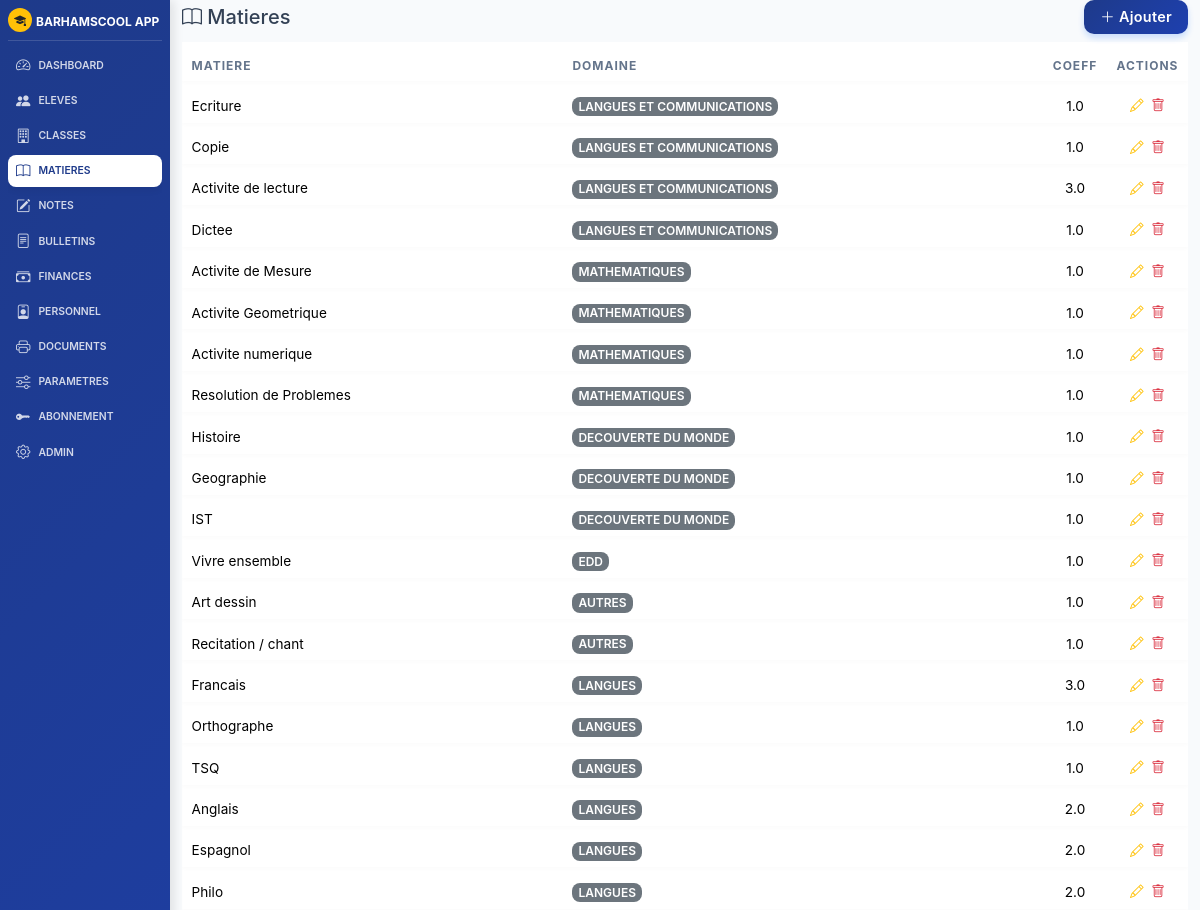
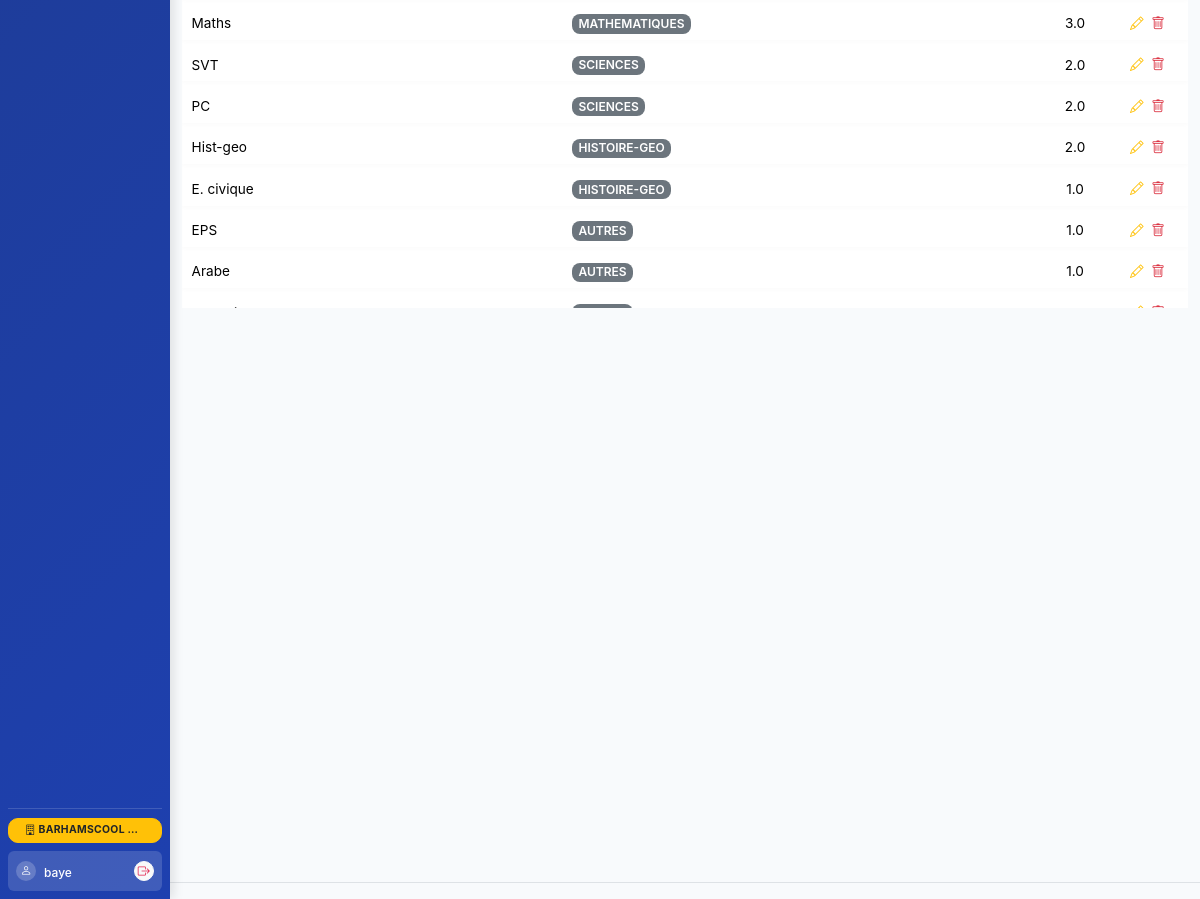
Screenshot of /matieres (signed in) with the database file from the repository (2 pictures, top to bottom).
### models.py (models this page shows, shortened)
class Ecole(db.Model):
    id = db.Column(db.Integer, primary_key=True)
    nom = db.Column(db.String(200), default='BARHAMSCOOL APP')
    identifiant = db.Column(db.String(50), unique=True, nullable=True)
    adresse = db.Column(db.String(300), default='ZAC MBAO CITE CAPEC')
    tel = db.Column(db.String(100), default='338369035-772601310-777385032')
    annee_scolaire = db.Column(db.String(20), default='2024-2025')
    zone = db.Column(db.String(100), default='RUFISQUE')
    dev = db.Column(db.String(200), default='Abdou Diatta - Barham Informatique')
    email = db.Column(db.String(150), default='')
    type_ecole = db.Column(db.String(100), default='')
    directeur = db.Column(db.String(150), default='')
    chef_etablissement = db.Column(db.String(150), default='')
    slogan = db.Column(db.String(300), default='')
    autorisation = db.Column(db.String(100), default='')
    code_etablissement = db.Column(db.String(50), default='')
    ia = db.Column(db.String(100), default='')
    ief = db.Column(db.String(100), default='')
    session_timeout = db.Column(db.Integer, default=30)  # en minutes
    max_login_attempts = db.Column(db.Integer, default=5)
    lockout_duration = db.Column(db.Integer, default=15)  # en minutes
    ip_whitelist = db.Column(db.Text, default='')  # IPs autorisées (séparées par virgule)
    smtp_server = db.Column(db.String(150), default='')
    smtp_port = db.Column(db.Integer, default=587)
    smtp_user = db.Column(db.String(150), default='')
    smtp_password = db.Column(db.String(150), default='')
    smtp_use_tls = db.Column(db.Boolean, default=True)
    email_expediteur = db.Column(db.String(150), default='')

class User(UserMixin, db.Model):
    id = db.Column(db.Integer, primary_key=True)
    username = db.Column(db.String(80), unique=True, nullable=False)
    password_hash = db.Column(db.String(256), nullable=False)
    role = db.Column(db.String(50), default='user')
    ecole_id = db.Column(db.Integer, db.ForeignKey('ecole.id'), nullable=True)
    created_at = db.Column(db.DateTime, default=lambda: datetime.now(timezone.utc))
    last_login = db.Column(db.DateTime, nullable=True)
    identifiant = db.Column(db.String(50), unique=True, nullable=True)
    ecole = db.relationship('Ecole', backref='users')

class Matiere(db.Model):
    id = db.Column(db.Integer, primary_key=True)
    nom = db.Column(db.String(100), nullable=False)
    domaine = db.Column(db.String(100))
    coefficient = db.Column(db.Float, default=1)
    ecole_id = db.Column(db.Integer, db.ForeignKey('ecole.id'), nullable=False, default=1)
    ecole = db.relationship('Ecole', backref='matieres')

### routes_classes.py (the view)
@app.route('/matieres')
@login_required
def matieres():
    ecole_id = get_current_ecole_id()
    return render_template('classes/matieres.html', matieres=Matiere.query.filter_by(ecole_id=ecole_id).all(), ecole=Ecole.query.get(ecole_id))

### app.py (called while the page is built, shortened)
def get_current_ecole_id():
    if 'ecole_id' in session:
        return session['ecole_id']
    ecole = Ecole.query.first()
    if ecole:
        session['ecole_id'] = ecole.id
        return ecole.id
    return 1

def get_current_annee():
    annee_session = session.get('annee_scolaire')
    if annee_session and str(annee_session).strip().lower() != 'none':
        return annee_session

@app.context_processor
def inject_globals():
    try:
        ecole_id = get_current_ecole_id()
        ecole = Ecole.query.get(ecole_id)
        if not ecole:
            ecole = Ecole.query.first()
            if ecole: session['ecole_id'] = ecole.id
        all_ecoles = Ecole.query.all()
        annees = AnneeScolaire.query.filter_by(ecole_id=ecole_id).order_by(AnneeScolaire.annee.desc()).all()
        current_annee = get_current_annee()
    except Exception:
        ecole = None
        all_ecoles = []
        annees = []
        current_annee = get_current_annee()
    return dict(ecole=ecole, all_ecoles=all_ecoles, all_annees=annees, current_annee=current_annee)

@app.context_processor
def inject_licence_status():
    from flask_login import current_user
    from models import Licence
    try:
        if current_user.is_authenticated and current_user.role != 'super_users':
            ecole_id = get_current_ecole_id()
            licence = Licence.licence_active_for_ecole(ecole_id)
            if licence:
                return {
                    'has_licence': True,
                    'est_essai': licence.essai,
                    'jours_restants': licence.jours_restants
                }
            return {'has_licence': False, 'est_essai': False, 'jours_restants': 0}
    except:
        pass
    return {'has_licence': True, 'est_essai': False, 'jours_restants': 0}  # super_users = toujours true

### routes_auth.py (called while the page is built)
@login_manager.user_loader
def load_user(id): return User.query.get(int(id))

### templates/classes/matieres.html (shortened to what this page needs)
{% extends "base.html" %}
{% block content %}
<div class="d-flex justify-content-between align-items-center mb-2">
    <h5 class="mb-0"><i class="bi bi-book"></i> Matieres</h5>
    <a href="{{ url_for('matiere_ajouter') }}" class="btn btn-primary btn-sm"><i class="bi bi-plus-lg"></i> Ajouter</a>
</div>
<div style="max-height:65vh;overflow-y:auto;overflow-x:hidden;">
    <table class="table table-sm table-bordered align-middle bg-white w-100 mb-0">
        <thead class="table-primary" style="position:sticky;top:0;z-index:2;">
            <tr>
                <th>Matiere</th>
                <th>Domaine</th>
                <th class="text-center" style="width:55px;">Coeff</th>
                <th class="text-center" style="width:75px;">Actions</th>
            </tr>
        </thead>
        <tbody>
            {% for m in matieres %}
            <tr>
                <td class="small">{{ m.nom }}</td>
                <td class="small"><span class="badge bg-secondary">{{ m.domaine or '-' }}</span></td>
                <td class="text-center small">{{ m.coefficient }}</td>
                <td class="text-center">
                    <a href="{{ url_for('matiere_modifier', id=m.id) }}" class="text-warning me-1" title="Modifier"><i class="bi bi-pencil"></i></a>
                    <a href="#" onclick="if(confirm('Supprimer ?')){var f=document.createElement('form');f.method='POST';f.action='{{ url_for('matiere_supprimer', id=m.id) }}';document.body.appendChild(f);f.submit();}return false;" class="text-danger" title="Supprimer"><i class="bi bi-trash"></i></a>
                </td>
            </tr>
            {% endfor %}
        </tbody>
    </table>
</div>
{% endblock %}

### templates/base.html (shortened to what this page needs)
<!DOCTYPE html>
<html lang="fr">
<head>
    <link href="https://cdn.jsdelivr.net/npm/bootstrap@5.3.3/dist/css/bootstrap.min.css" rel="stylesheet">
    <link href="https://cdn.jsdelivr.net/npm/bootstrap-icons@1.11.3/font/bootstrap-icons.min.css" rel="stylesheet">
    <link href="{{ url_for('static', filename='css/style.css') }}?v=3" rel="stylesheet">
</head>
<body>
    <div class="app-layout {% if not current_user.is_authenticated %}no-sidebar{% endif %}">
        {% if current_user.is_authenticated %}
        <aside class="app-sidebar text-white" id="appSidebar">
            <div class="sidebar-brand">
                <div class="brand-icon bg-warning text-dark rounded-circle me-1" style="width:24px; height:24px; display:flex; align-items:center; justify-content:center; flex-shrink: 0;">
                    <i class="bi bi-mortarboard-fill" style="font-size: 0.75rem !important;"></i>
                </div>
                <div class="brand-text text-truncate" title="{{ ecole.nom if ecole else 'BARHAMSCOOL APP' }}">
                    <span class="fw-bold" style="font-size: 0.75rem !important;">{{ ecole.nom if ecole else 'BARHAMSCOOL APP' }}</span>
                </div>
            </div>
            <nav class="sidebar-menu">
                <ul class="nav flex-column gap-0">
                    {% if not has_licence %}
                    <li class="nav-item">
                        <a class="nav-link d-flex align-items-center gap-2 py-1 px-2 {{ 'active' if request.endpoint == 'abonnement' }}" href="{{ url_for('abonnement') }}">
                            <i class="bi bi-key-fill" style="font-size: 0.9rem;"></i>
                            <span style="font-size: 0.65rem; text-transform: uppercase; font-weight: 600;">Abonnement</span>
                        </a>
                    </li>
                    {% else %}
                    {% for endpoint, icon, label in nav_items %}
                    <li class="nav-item">
                        <a class="nav-link d-flex align-items-center gap-2 py-1 px-2 {{ 'active' if request.endpoint == endpoint }}" href="{{ url_for(endpoint) }}">
                            <i class="bi {{ icon }}" style="font-size: 0.9rem;"></i>
                            <span style="font-size: 0.65rem; text-transform: uppercase; font-weight: 600;">{{ label }}</span>
                        </a>
                    </li>
                    {% endfor %}
                    <li class="nav-item">
                        <a class="nav-link d-flex align-items-center gap-2 py-1 px-2 {{ 'active' if request.endpoint == 'parametres_financiers' }}" href="{{ url_for('parametres_financiers') }}">
                            <i class="bi bi-sliders" style="font-size: 0.9rem;"></i>
                            <span style="font-size: 0.65rem; text-transform: uppercase; font-weight: 600;">Parametres</span>
                        </a>
                    </li>
                    <li class="nav-item">
                        <a class="nav-link d-flex align-items-center gap-2 py-1 px-2 {{ 'active' if request.endpoint == 'abonnement' }}" href="{{ url_for('abonnement') }}">
                            <i class="bi bi-key-fill" style="font-size: 0.9rem;"></i>
                            <span style="font-size: 0.65rem; text-transform: uppercase; font-weight: 600;">Abonnement</span>
                        </a>
                    </li>
                    {% endif %}
                    {% if current_user.role == 'super_users' %}
                    <li class="nav-item">
                        <a class="nav-link d-flex align-items-center gap-2 py-1 px-2 {{ 'active' if request.endpoint == 'admin' }}" href="{{ url_for('admin') }}">
                            <i class="bi bi-gear" style="font-size: 0.9rem;"></i>
                            <span style="font-size: 0.65rem; text-transform: uppercase; font-weight: 600;">Admin</span>
                        </a>
                    </li>
                    {% endif %}
                </ul>
            </nav>
            <div class="sidebar-footer mt-auto">
                {% if current_user.role == 'super_users' and all_ecoles %}
                <div class="dropdown w-100 mb-2">
                    <button class="btn btn-sm btn-warning text-dark dropdown-toggle fw-bold w-100 py-1" type="button" data-bs-toggle="dropdown" aria-expanded="false" style="font-size: 0.65rem; line-height: 1.4; text-overflow: ellipsis; overflow: hidden; white-space: nowrap;" title="{{ ecole.nom if ecole else 'École' }}">
                        <i class="bi bi-building"></i> {{ ecole.nom if ecole else 'École' }}
                    </button>
                </div>
                {% endif %}
                <div class="user-profile-block d-flex align-items-center justify-content-between p-2 rounded" style="background: rgba(255,255,255,0.15);">
                    <div class="d-flex align-items-center gap-2">
                        <div class="avatar bg-white-20 rounded-circle" style="width:20px; height:20px; display:flex; align-items:center; justify-content:center;">
                            <i class="bi bi-person" style="font-size: 0.7rem;"></i>
                        </div>
                        <div class="user-info text-truncate">
                            <span class="fw-medium text-white" style="font-size: 0.75rem;">{{ current_user.username }}</span>
                        </div>
                    </div>
                    <a class="btn btn-sm btn-light p-0 rounded-circle d-flex align-items-center justify-content-center" href="{{ url_for('logout') }}" title="Quitter" style="width: 20px; height: 20px; color: var(--danger-color) !important;">
                        <i class="bi bi-box-arrow-right" style="font-size: 0.75rem;"></i>
                    </a>
                </div>
            </div>
        </aside>
        {% endif %}
        <main class="app-main">
            <div class="container-fluid" style="margin-top:0 !important; padding-top:0 !important;">
                {% block content %}{% endblock %}
            </div>
            <footer class="text-center text-muted py-2 mt-auto border-top small">
            </footer>
        </main>
    </div>
</body>
</html>

### static/css/style.css (style rules this page uses)
:root { --primary-color: #1e3a8a; --primary-gradient: linear-gradient(135deg, #1e3a8a 0%, #1e40af 100%); --accent-color: #f59e0b; --secondary-color: #64748b; --success-color: #10b981; --danger-color: #e11d48; --warning-color: #f59e0b; --info-color: #0ea5e9; --dark-color: #0f172a; --light-bg: #f8fafc; --card-shadow: 0 10px 15px -3px rgba(0, 0, 0, 0.1), 0 4px 6px -2px rgba(0, 0, 0, 0.05); --transition: all 0.25s cubic-bezier(0.4, 0, 0.2, 1); }
body { background-color: var(--light-bg); font-family: 'Outfit', 'Inter', -apple-system, BlinkMacSystemFont, "Segoe UI", Roboto, sans-serif; color: #334155; -webkit-font-smoothing: antialiased; }
.btn { border-radius: 10px; padding: 0.7rem 1.5rem; font-weight: 600; transition: var(--transition); letter-spacing: 0.3px; }
.btn-primary { background: var(--primary-gradient); border: none; box-shadow: 0 4px 6px rgba(13, 110, 253, 0.2); }
.table { border-collapse: separate; border-spacing: 0 0.5rem; background: transparent; }
.table tr { background-color: white; box-shadow: 0 2px 4px rgba(0,0,0,0.02); transition: var(--transition); }
.table td, .table th { padding: 1rem; border: none !important; }
.table thead th { background-color: transparent !important; color: var(--secondary-color); text-transform: uppercase; font-size: 0.75rem; font-weight: 700; letter-spacing: 1px; }
.badge { padding: 0.5em 0.8em; border-radius: 8px; font-weight: 600; }
.bg-white-20 { background-color: rgba(255, 255, 255, 0.2); }
html, body { height: 100vh; overflow: hidden; }
body { display: flex; flex-direction: column; }
.container-fluid { flex: 1 1 auto; overflow-y: auto; overflow-x: hidden; padding-top: 0.5rem; padding-bottom: 0.5rem; }
footer { flex-shrink: 0; padding-top: 0.5rem; padding-bottom: 0.5rem; }
.table td, .table th { padding: 0.4rem 0.6rem; font-size: 0.85rem; }
.btn { padding: 0.4rem 1rem; font-size: 0.9rem; }
.badge { padding: 0.3em 0.5em; font-size: 0.75rem; }
.app-layout { display: flex; height: 100vh; width: 100vw; overflow: hidden; }
.app-sidebar { width: 170px; flex-shrink: 0; height: 100%; display: flex; flex-direction: column; padding: 0.5rem; background: var(--primary-gradient) !important; box-shadow: 4px 0 10px rgba(0, 0, 0, 0.1); z-index: 1040; }
.sidebar-brand { display: flex; align-items: center; padding-bottom: 0.5rem; margin-bottom: 0.5rem; border-bottom: 1px solid rgba(255, 255, 255, 0.15); }
.sidebar-menu .nav { gap: 0.15rem !important; }
.sidebar-menu .nav-link { padding: 0.35rem 0.5rem !important; }
.sidebar-menu { flex: 1; overflow-y: auto; scrollbar-width: none; -ms-overflow-style: none; }
.sidebar-menu .nav-link { color: rgba(255, 255, 255, 0.8) !important; border-radius: 8px; transition: var(--transition); font-size: 0.8rem; }
.sidebar-menu .nav-link.active { color: var(--primary-color) !important; background: white !important; font-weight: 700 !important; box-shadow: 0 4px 6px rgba(0, 0, 0, 0.05); }
.sidebar-footer { padding-top: 0.5rem; border-top: 1px solid rgba(255, 255, 255, 0.15); flex-shrink: 0; }
.app-main { flex: 1; display: flex; flex-direction: column; height: 100%; overflow: hidden; background-color: var(--light-bg); }
.app-main > .container-fluid { flex: 1; overflow-y: auto; padding: 0 12px !important; margin: 0 !important; }
.app-main footer { flex-shrink: 0; }

### rows the page displays
Ecole: nom "BARHAMSCOOL APP", nom "BARHAMSCOOL…"
User: username "baye"
Matiere: nom "Ecriture", domaine "LANGUES ET COMMUNICATIONS", coefficient "1.0"
Matiere: nom "Copie", domaine "LANGUES ET COMMUNICATIONS", coefficient "1.0"
Matiere: nom "Activite de lecture", domaine "LANGUES ET COMMUNICATIONS", coefficient "3.0"
Matiere: nom "Dictee", domaine "LANGUES ET COMMUNICATIONS", coefficient "1.0"
Matiere: nom "Activite de Mesure", domaine "MATHEMATIQUES", coefficient "1.0"
Matiere: nom "Activite Geometrique", domaine "MATHEMATIQUES", coefficient "1.0"
Matiere: nom "Activite numerique", domaine "MATHEMATIQUES", coefficient "1.0"
Matiere: nom "Resolution de Problemes", domaine "MATHEMATIQUES", coefficient "1.0"
Matiere: nom "Histoire", domaine "DECOUVERTE DU MONDE", coefficient "1.0"
Matiere: nom "Geographie", domaine "DECOUVERTE DU MONDE", coefficient "1.0"
Matiere: nom "IST", domaine "DECOUVERTE DU MONDE", coefficient "1.0"
Matiere: nom "Vivre ensemble", domaine "EDD", coefficient "1.0"
Matiere: nom "Art dessin", domaine "AUTRES", coefficient "1.0"
Matiere: nom "Recitation / chant", domaine "AUTRES", coefficient "1.0"
Matiere: nom "Francais", domaine "LANGUES", coefficient "3.0"
Matiere: nom "Orthographe", domaine "LANGUES", coefficient "1.0"
Matiere: nom "TSQ", domaine "LANGUES", coefficient "1.0"
Matiere: nom "Anglais", domaine "LANGUES", coefficient "2.0"
Matiere: nom "Espagnol", domaine "LANGUES", coefficient "2.0"
Matiere: nom "Philo", domaine "LANGUES", coefficient "2.0"
Matiere: nom "Maths", domaine "MATHEMATIQUES", coefficient "3.0"
Matiere: nom "SVT", domaine "SCIENCES", coefficient "2.0"
Matiere: nom "PC", domaine "SCIENCES", coefficient "2.0"
Matiere: nom "Hist-geo", domaine "HISTOIRE-GEO", coefficient "2.0"
Matiere: nom "E. civique", domaine "HISTOIRE-GEO", coefficient "1.0"
Matiere: nom "EPS", domaine "AUTRES", coefficient "1.0"
Matiere: nom "Arabe", domaine "AUTRES", coefficient "1.0"

### other values shown
{{ label }} "DASHBOARD" "ELEVES" "CLASSES" "MATIERES" "NOTES" "BULLETINS" "FINANCES" "PERSONNEL" "DOCUMENTS"
